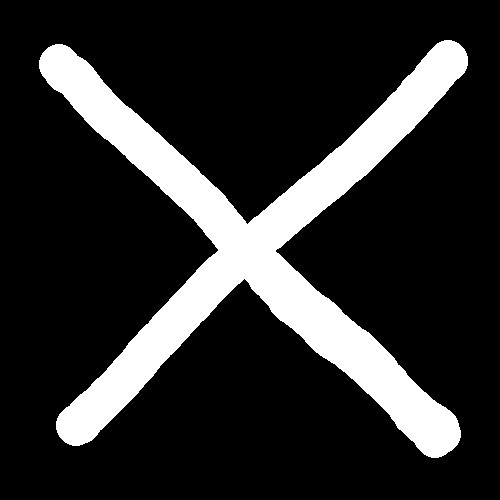
#> input picture hopfieldNetwork/data/img-0.jpeg, 500 x 500 px; its folder holds only this picture in this run
$ jupyter execute continuousHopfieldNetwork.ipynb
#> lines starting #> are read from the running program, lines starting #| are printed output that depends on the picture; long printed decimals are rounded
[cell 1]
import glob
from pathlib import Path

import random
import math

import numpy as np
from numba import njit, prange

import matplotlib.pyplot as plt
from PIL import Image

[cell 2]
def load_images(path: Path, thumbnail_shape: tuple) -> list[np.ndarray]:
#> called with thumbnail_shape = (16, 16)
    fnc1 = np.vectorize(lambda t: 1 if t >= 0.5 else -1)
    files = glob.glob(path.as_posix())
    images = []
    for f in files:
        img = Image.open(f).convert('L')
        img.thumbnail(thumbnail_shape, Image.Resampling.BICUBIC)
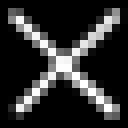
#> img: PIL image 16x16 L (shown 8 times larger); min 0, max 255, mean 46
        img = np.array(img)
        img = img/np.max(img)
        # img = np.apply_along_axis(fnc1, 0, img)
        images.append(img)
    return images

[cell 3]
data = load_images(Path('.', 'data', '*'), (16, 16))
#> data = 1 item

for d in data:
    img = plt.imshow(d, cmap='viridis')
    plt.colorbar(img)
    plt.show()
#> this loop made 1 pass
#> pass 1, `plt.show()`:
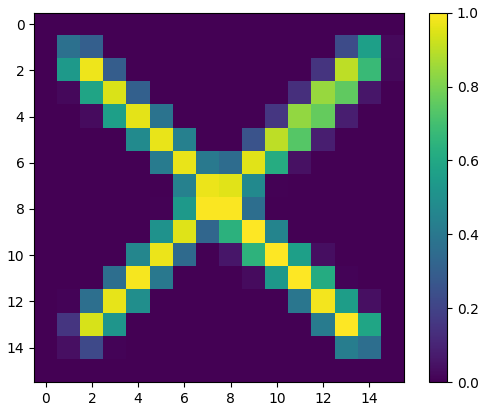
#> figure drawn by matplotlib, 2 panels

[cell 4]
@njit(fastmath=True)
def fit(data: np.ndarray, n: int):
    w = np.zeros((n, n))
    for i in prange(data.shape[0]):
        # w += np.tanh(data[i])*np.tanh(data[i]).reshape((n, 1))
        w += np.tanh(data[i]*data[i].reshape((n, 1)))
        # [4 lines of commented-out code are left out]
    return w/n*(1-np.eye(n))


@njit(fastmath=True)
def reconstruct(x: np.ndarray, w: np.ndarray, n: int, niter: int):
    for i in prange(niter):
        idx = random.randint(0, n-1)
        x[idx] = np.dot(w[idx], x)
        # [4 lines of commented-out code are left out]
    return x


class HopfieldNetwork:
    def __init__(self, n: int) -> None:
        self.n: int = n
        self.memshape: tuple = (n, n)
        self.w: np.ndarray = np.zeros((n, n))

    def learn(self, data: list[np.ndarray]):
        w = fit(np.array([d.flatten() for d in data]), self.n)
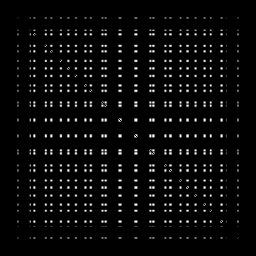
#> w: shape (256, 256) float64; min 0, max 0.00297, mean 0.000114; drawn with min black and max white
        self.w = w

    def reconstruct(self, x: np.ndarray, niter: int):
        return reconstruct(x.flatten(), self.w, self.n, niter)

[cell 5]
n = 16*16
memshape = (n, n)

model = HopfieldNetwork(n)
model.learn(data)

[cell 6]
img = plt.imshow(model.w, cmap='viridis')
plt.colorbar(img)
plt.show()
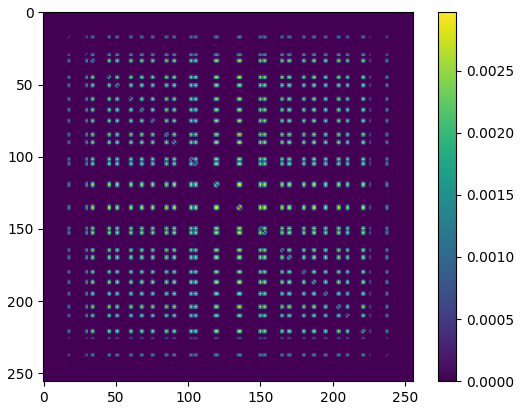
#> figure drawn by matplotlib, 2 panels

[cell 7]
noise_amp = 1
x = data[0]+np.random.uniform(-noise_amp, noise_amp, (16, 16))
y = model.reconstruct(x.flatten(), 10000)
#> y = 256 values, max 1.45e-16 at index 68, min 0 at index 0, mean 7.38e-18

print('Energy: ', -1/2*np.sum(np.dot(model.w, x.flatten())))
#| Energy:  -2.448
img = plt.imshow(x, cmap='viridis')
plt.colorbar(img)
plt.show()
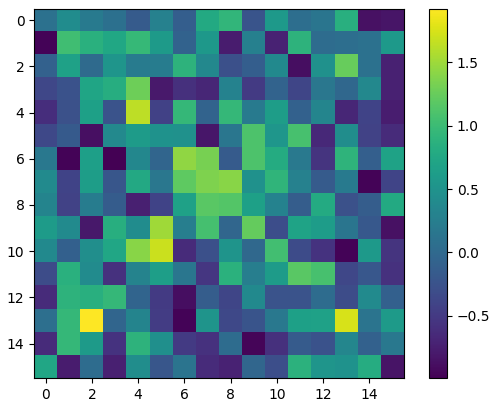
#> figure drawn by matplotlib, 2 panels

print('Energy: ', -1/2*np.sum(np.dot(model.w, y)))
#| Energy:  -1.0555453321319039e-16
img = plt.imshow(y.reshape((16, 16)), cmap='viridis')
plt.colorbar(img)
plt.show()
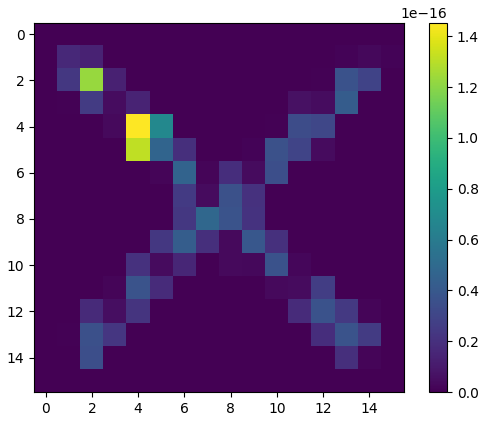
#> figure drawn by matplotlib, 2 panels

$ run again, on hopfieldNetwork/data/img-1.jpeg
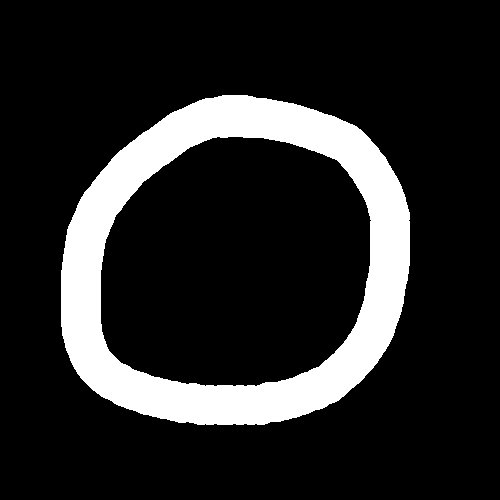
#> input picture hopfieldNetwork/data/img-1.jpeg, 500 x 500 px
#> data = 1 item
#> the loop `for d in data:` made 1 pass
#> `plt.show()`:
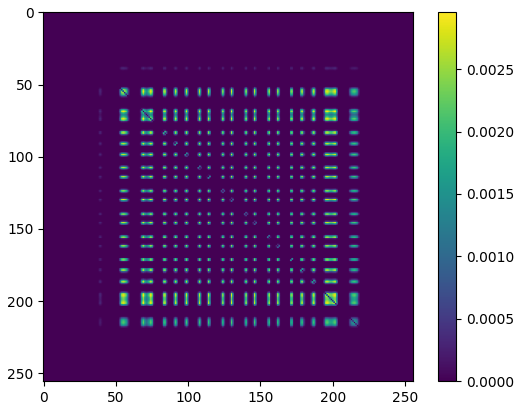
#> figure drawn by matplotlib, 2 panels
#> y = 256 values, max 1.13e-16 at index 215, min 0 at index 0, mean 5.76e-19
#| Energy:  -2.012
#| Energy:  -7.430610742842275e-18
#> `plt.show()`:
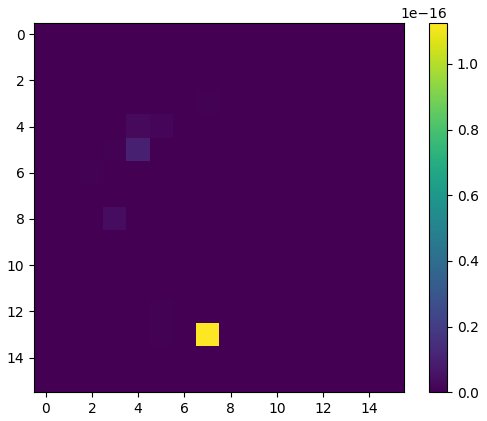
#> figure drawn by matplotlib, 2 panels

$ run again, on hopfieldNetwork/data/img-2.jpeg
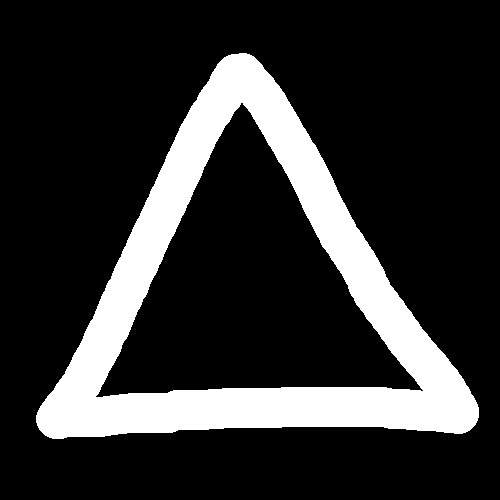
#> input picture hopfieldNetwork/data/img-2.jpeg, 500 x 500 px
#> data = 1 item
#> the loop `for d in data:` made 1 pass
#> `plt.show()`:
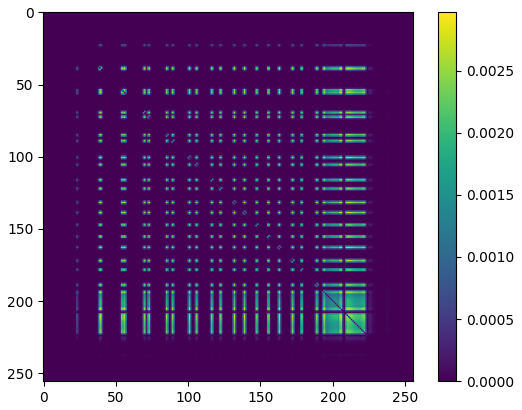
#> figure drawn by matplotlib, 2 panels
#> y = 256 values, max 1.36e-14 at index 215, min 0 at index 0, mean 7.41e-17
#| Energy:  -3.248
#| Energy:  -1.1606917087215559e-15
#> `plt.show()`:
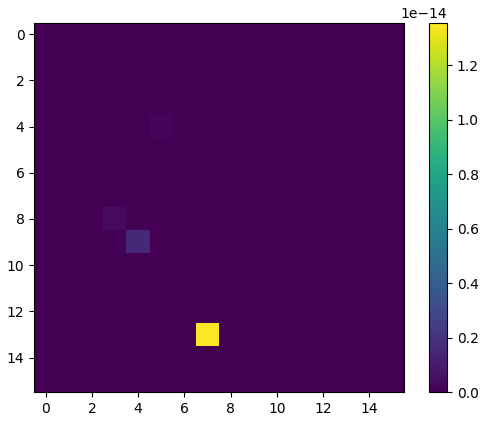
#> figure drawn by matplotlib, 2 panels
